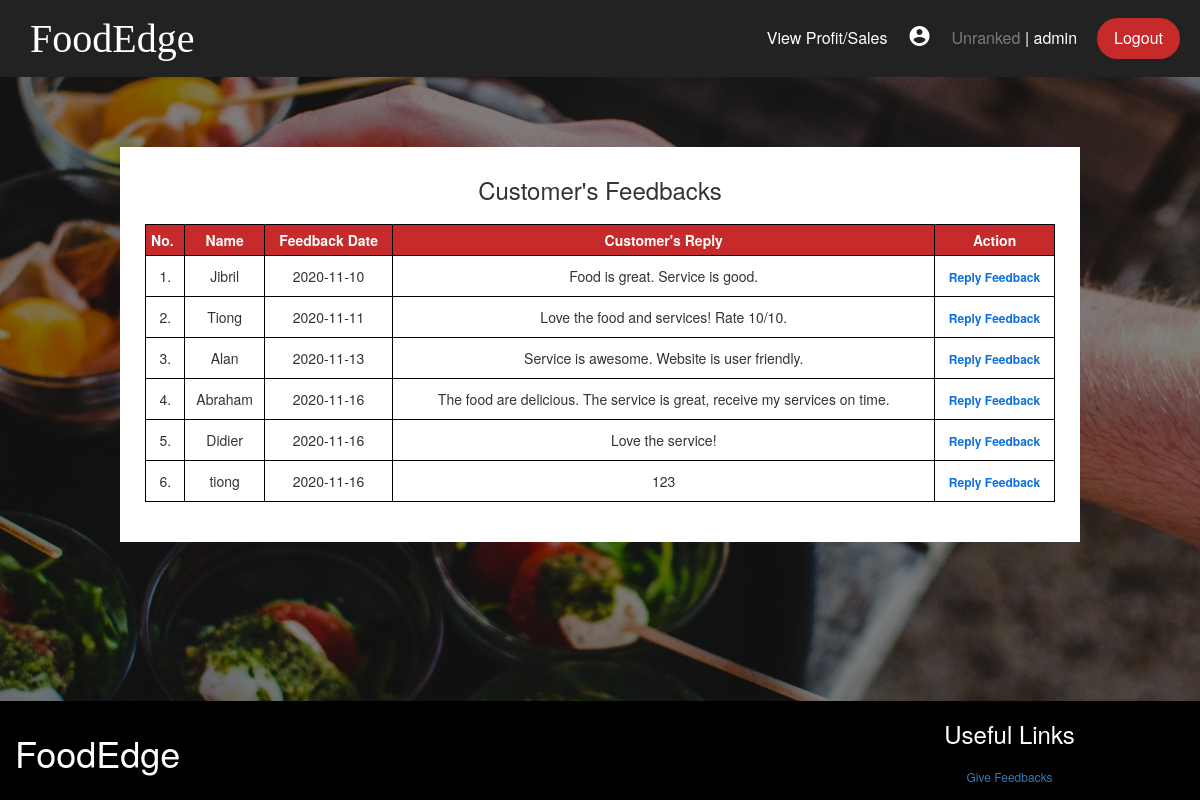
Page /receive_feedback.php (signed in) on the committed database.
### tables this page shows
CREATE TABLE `feedbackdb` (
  `feedbackID` int(11) NOT NULL,
  `feedbackDate` date NOT NULL DEFAULT current_timestamp(),
  `customerName` varchar(255) NOT NULL,
  `customerEmail` varchar(255) NOT NULL,
  `replyDescription` varchar(255) NOT NULL
);

### receive_feedback.php (the view, shortened to what this page needs)
<?php
	require "Include/header.php";
	include ("Include/dtb.php");
		$sqlget = "SELECT * FROM feedbackdb";
		$sqldata = mysqli_query($conn, $sqlget) or die("error getting data");
?>
<section id="content">
<div class="replyFeedback-page">
<h3 class="feedback-h3">Customer's Feedbacks</h3>
<table class="cart-table" border="1">
	<tr>
		<th>No.</th>
		<th style="text-align:center;">Name</th>
		<th style="text-align:center;">Feedback Date</th>
		<th style="text-align:center;">Customer's Reply</th>
		<th>Action</th>
	</tr>
<?php
	$count = 1;
	while($row = mysqli_fetch_array($sqldata, MYSQLI_ASSOC)){
?>
	<tr>
		<td><?php echo $count. "."?></td>
		<td><?php echo $row["customerName"]?></td>
		<td><?php echo $row["feedbackDate"]?></td>
		<td><?php echo $row["replyDescription"]?></td>
		<td><a style="color: #0c71e0; font-weight:bold;" href="mailto: <?php echo $row["customerEmail"]?>">Reply Feedback </a></td>
		<?php $count++; ?>
	</tr>
<?php
	}
?>
</table>
</div>
</section>
<?php
	include_once "Include/footer.php";
?>

### Style/style.css (style rules this page uses)
* { box-sizing: border-box; margin: 0; padding: 0; }
body { font-family: 'Poppins', sans-serif; min-height: 100%; height: auto; height: 100%; }
section { background: linear-gradient(rgba(0, 0, 0, 0.5), rgba(0, 0, 0, 0.5)), url('../Images/bg3.jpg'); background-repeat: no-repeat; background-attachment: fixed; background-position: center; padding: 20px 0px; }
h3 { text-align:center; }
.cart-table { width: 100%; border-collapse: collapse; overflow: auto; }
.cart-table th { text-align: left; padding: 5px; color: white; background: #c72a2a; font-weight: bold; }
.cart-table td { padding: 10px 5px; border-bottom: 1px solid black; }
.cart-table td a { color: #ff523b; font-size: 12px; }
td:last-child { text-align: right; }
th:last-child { text-align: right; }
.replyFeedback-page { margin-top: 50px; width: 80%; margin-left: auto; margin-right: auto; background-color: white; padding: 0 25px; padding-bottom: 40px; }
.feedback-h3 { padding: 30px 0 10px 0; }
td, td:last-child, th, th:last-child { border: 1px solid black; text-align:center; }

### rows in the picture
feedbackdb: customerName "Jibril", feedbackDate "2020-11-10", replyDescription "Food is great. Service is good."
feedbackdb: customerName "Tiong", feedbackDate "2020-11-11", replyDescription "Love the food and services! Rate 10/10."
feedbackdb: customerName "Alan", feedbackDate "2020-11-13", replyDescription "Service is awesome. Website is user friendly."
feedbackdb: customerName "Abraham", feedbackDate "2020-11-16", replyDescription "The food are delicious. The service is great, receive my services on time."
feedbackdb: customerName "Didier", feedbackDate "2020-11-16", replyDescription "Love the service!"
feedbackdb: customerName "tiong", feedbackDate "2020-11-16", replyDescription "123"

### other values in the picture
$membershipRank "Unranked"
$username "admin"
